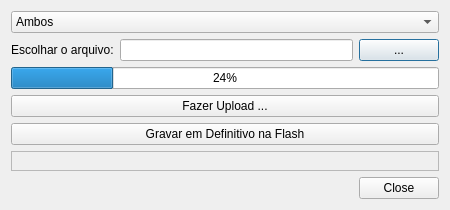
<?xml version="1.0" encoding="UTF-8"?>
<ui version="4.0">
 <class>Dialog</class>
 <widget class="QDialog" name="Dialog">
  <property name="geometry">
   <rect>
    <x>0</x>
    <y>0</y>
    <width>450</width>
    <height>207</height>
   </rect>
  </property>
  <property name="sizePolicy">
   <sizepolicy hsizetype="Fixed" vsizetype="Fixed">
    <horstretch>0</horstretch>
    <verstretch>0</verstretch>
   </sizepolicy>
  </property>
  <property name="minimumSize">
   <size>
    <width>300</width>
    <height>0</height>
   </size>
  </property>
  <property name="windowTitle">
   <string>Dialog</string>
  </property>
  <layout class="QGridLayout" name="gridLayout">
   <item row="6" column="0" colspan="3">
    <widget class="QLabel" name="status">
     <property name="sizePolicy">
      <sizepolicy hsizetype="Preferred" vsizetype="Fixed">
       <horstretch>0</horstretch>
       <verstretch>0</verstretch>
      </sizepolicy>
     </property>
     <property name="minimumSize">
      <size>
       <width>0</width>
       <height>20</height>
      </size>
     </property>
     <property name="frameShape">
      <enum>QFrame::StyledPanel</enum>
     </property>
     <property name="text">
      <string/>
     </property>
    </widget>
   </item>
   <item row="1" column="2">
    <widget class="QPushButton" name="bAbre">
     <property name="text">
      <string>...</string>
     </property>
    </widget>
   </item>
   <item row="7" column="0" colspan="3">
    <widget class="QDialogButtonBox" name="buttonBox">
     <property name="orientation">
      <enum>Qt::Horizontal</enum>
     </property>
     <property name="standardButtons">
      <set>QDialogButtonBox::Close</set>
     </property>
    </widget>
   </item>
   <item row="4" column="0" colspan="3">
    <widget class="QPushButton" name="bGravar">
     <property name="text">
      <string>Fazer Upload ...</string>
     </property>
    </widget>
   </item>
   <item row="1" column="0">
    <widget class="QLabel" name="label">
     <property name="text">
      <string>Escolhar o arquivo:</string>
     </property>
    </widget>
   </item>
   <item row="3" column="0" colspan="3">
    <widget class="QProgressBar" name="progressBar">
     <property name="value">
      <number>24</number>
     </property>
     <property name="alignment">
      <set>Qt::AlignCenter</set>
     </property>
    </widget>
   </item>
   <item row="1" column="1">
    <widget class="QLineEdit" name="caminhoArquivo"/>
   </item>
   <item row="0" column="0" colspan="3">
    <widget class="QComboBox" name="comboTipo">
     <item>
      <property name="text">
       <string>Ambos</string>
      </property>
     </item>
     <item>
      <property name="text">
       <string>Caminho Secundário</string>
      </property>
     </item>
     <item>
      <property name="text">
       <string>Caminho de FeedBack</string>
      </property>
     </item>
    </widget>
   </item>
   <item row="5" column="0" colspan="3">
    <widget class="QPushButton" name="bGravaFlash">
     <property name="text">
      <string>Gravar em Definitivo na Flash</string>
     </property>
    </widget>
   </item>
  </layout>
 </widget>
 <resources/>
 <connections>
  <connection>
   <sender>buttonBox</sender>
   <signal>accepted()</signal>
   <receiver>Dialog</receiver>
   <slot>accept()</slot>
   <hints>
    <hint type="sourcelabel">
     <x>248</x>
     <y>254</y>
    </hint>
    <hint type="destinationlabel">
     <x>157</x>
     <y>274</y>
    </hint>
   </hints>
  </connection>
  <connection>
   <sender>buttonBox</sender>
   <signal>rejected()</signal>
   <receiver>Dialog</receiver>
   <slot>reject()</slot>
   <hints>
    <hint type="sourcelabel">
     <x>316</x>
     <y>260</y>
    </hint>
    <hint type="destinationlabel">
     <x>286</x>
     <y>274</y>
    </hint>
   </hints>
  </connection>
 </connections>
</ui>
